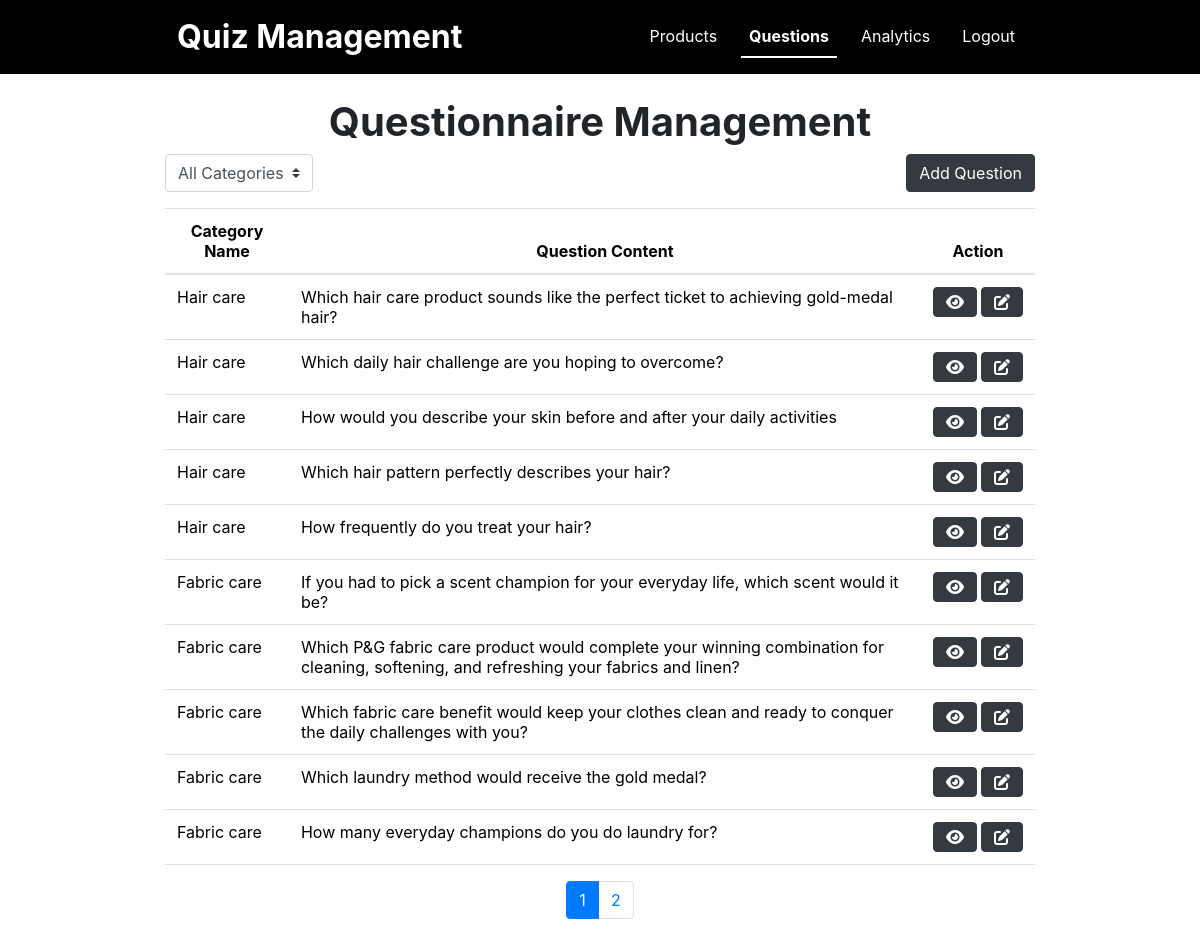
/management/question.php (signed in), run on the app's committed database.
### tables this page shows
CREATE TABLE `parent_question` (
  `pqID` int(11) NOT NULL,
  `pqContent` text NOT NULL,
  `pqNumOptions` tinyint(4) NOT NULL,
  `pqMinAnswer` tinyint(4) NOT NULL,
  `pqOrder` tinyint(4) NOT NULL,
  `categoryID` int(11) NOT NULL
);

CREATE TABLE `category` (
  `categoryID` int(11) NOT NULL,
  `categoryTitle` text NOT NULL,
  `categoryName` text NOT NULL,
  `categoryDescription` text NOT NULL,
  `userClick` int(11) NOT NULL
);

### management/question.php (the view, shortened to what this page needs)
<?php
    include '../header.php';
    include 'navbar.php';
    include '../db.php';
    $recordsPerPage = 10;
    $page = isset($_GET['page']) ? $_GET['page'] : 1;
    $offset = ($page - 1) * $recordsPerPage;
    $categoryFilter = isset($_GET['category']) ? $_GET['category'] : 0;
    $query = "SELECT pq.*, c.categoryName,
                GROUP_CONCAT(a.answerContent) as answerContents,
                GROUP_CONCAT(p.prodName) as prodNames
                FROM parent_question pq
                LEFT JOIN category c ON pq.categoryID = c.categoryID
                LEFT JOIN question_answer qa ON pq.pqID = qa.pqID
                LEFT JOIN answer a ON a.answerID = qa.answerID
                LEFT JOIN product_answer pa ON pa.answerID = a.answerID
                LEFT JOIN product p ON pa.prodID = p.prodID";
    $query .= " GROUP BY pq.pqID DESC
        LIMIT $offset, $recordsPerPage";
    $result = mysqli_query($conn, $query);
?>
<div class="container w-75 my-3">
    <h1 class="text-center fw-bold mt-4">Questionnaire Management</h1>
    <form class="form-inline d-inline">
        <select class="custom-select mr-3" name="category" id="category" onchange="this.form.submit()">
            <option value="0" <?php echo ($categoryFilter == 0) ? 'selected' : ''; ?>>All Categories</option>
        </select>
    </form>
    <button class="btn btn-dark float-end mb-2" data-bs-toggle="modal" data-bs-target="#addQuestionModal">Add Question</button>
</div>
<div class="container w-75">
    <div class="table-responsive">
        <table class="table table-hover">
            <thead class="text-center">
                <tr>
                    <th>Category Name</th>
                    <th>Question Content</th>
                    <th>Action</th>
                </tr>
            </thead>
            <tbody>
                <?php
                    while ($row = mysqli_fetch_assoc($result)){
                        $pqID           = $row['pqID'];
                        $pqContent      = $row['pqContent'];
                        $categoryName   = $row['categoryName'];
                ?>
                <tr>
                    <td><?php echo $categoryName;?></td>
                    <td><?php echo $pqContent;?></td>
                    <td>
                        <div class="d-flex justify-content-center align-items-center">
                            <div class="text-center me-1">
                                <button type="button" class="btn btn-dark" data-bs-toggle="modal" data-bs-target="#viewQuestionModal<?php echo $pqID; ?>">
                                    <div class="d-flex align-items-center">
                                        <i class="fa-solid fa-eye"></i>
                                    </div>
                                </button>
                            </div>
                            <div class="text-center">
                                <button type="button" class="btn btn-dark" data-bs-toggle="modal" data-bs-target="#editQuestionModal<?php echo $pqID; ?>">
                                    <div class="d-flex align-items-center">
                                        <i class="fa-solid fa-pen-to-square"></i>
                                    </div>
                                </button>
                            </div>
                        </div>
                    <?php
                        }
                    ?>
                    </td>
                </tr>
            </tbody>
        </table>
    </div>
</div>
<div class="container w-75">
    <ul class="pagination justify-content-center">
        <?php
        $totalRecordsQuery = "SELECT COUNT(*) AS totalRecords FROM parent_question";
        $totalRecordsResult = mysqli_query($conn, $totalRecordsQuery);
        $totalRecordsRow = mysqli_fetch_assoc($totalRecordsResult);
        $totalRecords = $totalRecordsRow['totalRecords'];
        $totalPages = ceil($totalRecords / $recordsPerPage);
        if ($totalPages > 1) {
            for ($i = 1; $i <= $totalPages; $i++) {
                echo '<li class="page-item ' . ($page == $i ? 'active' : '') . '">';
                echo '<a class="page-link" href="?page=' . $i . '&category=' . $categoryFilter . '">' . $i . '</a>';
                echo '</li>';
            }
        }
        ?>
    </ul>
</div>

### data on the page
parent_question: categoryID.categoryName "Hair care", pqContent "Which hair care product sounds like the perfect ticket to achieving gold-medal hair?"
parent_question: categoryID.categoryName "Hair care", pqContent "Which daily hair challenge are you hoping to overcome?"
parent_question: categoryID.categoryName "Hair care", pqContent "How would you describe your skin before and after your daily activities"
parent_question: categoryID.categoryName "Hair care", pqContent "Which hair pattern perfectly describes your hair?"
parent_question: categoryID.categoryName "Hair care", pqContent "How frequently do you treat your hair?"
parent_question: categoryID.categoryName "Fabric care", pqContent "If you had to pick a scent champion for your everyday life, which scent would it be?"
parent_question: categoryID.categoryName "Fabric care", pqContent "Which P&G fabric care product would complete your winning combination for cleaning, softening, and refreshing your fabrics and linen?"
parent_question: categoryID.categoryName "Fabric care", pqContent "Which fabric care benefit would keep your clothes clean and ready to conquer the daily challenges with you?"
parent_question: categoryID.categoryName "Fabric care", pqContent "Which laundry method would receive the gold medal?"
parent_question: categoryID.categoryName "Fabric care", pqContent "How many everyday champions do you do laundry for?"
